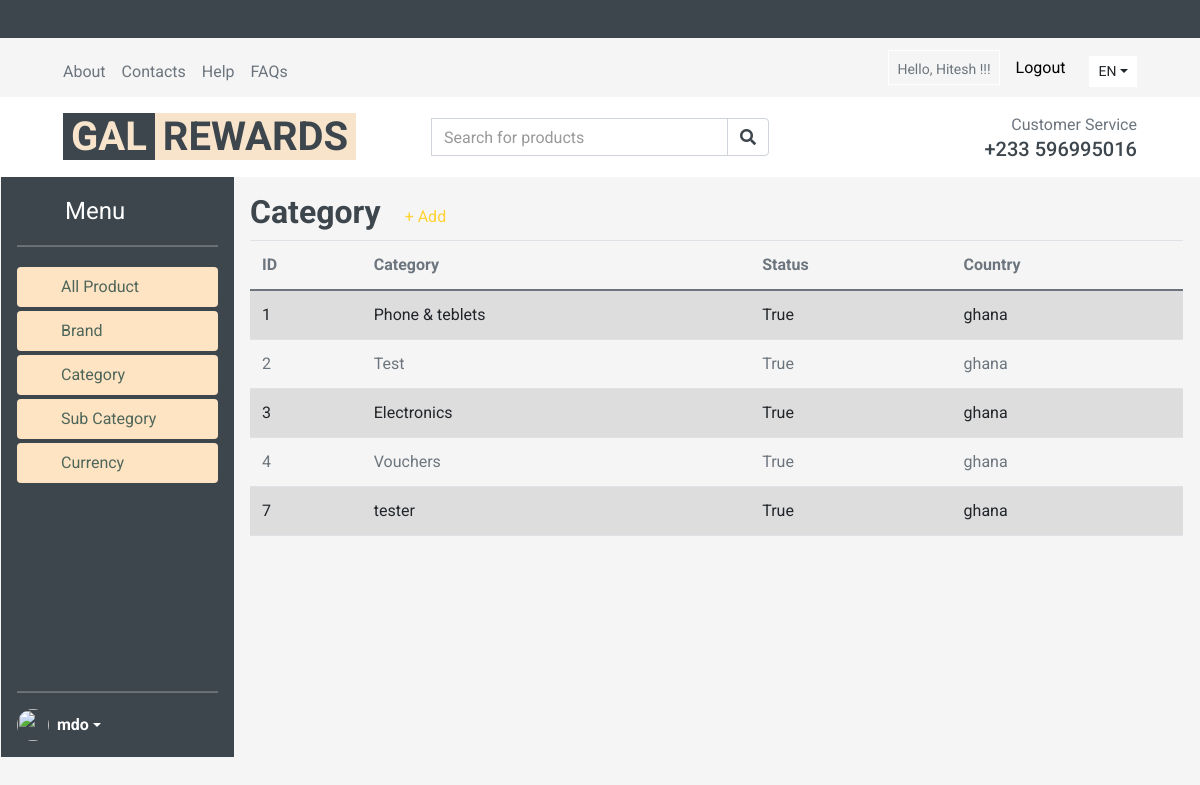
The page /adminCategory/ (signed in) on the database its author committed.
### Product/models.py (models this page shows, shortened)
class category(models.Model):
    category = models.CharField(max_length=30, unique=True)
    status = models.BooleanField(default=True)
    country = models.CharField(max_length=15,choices=COUNTRY_CHOOSE,default='ghana')

### my/views.py (the view)
# urls.py: path('adminCategory/',views.adminCategory,name="adminCategory"),
def adminCategory(request):
    allcat = category.objects.all()
    data={
        'allcat': allcat,
    }
    return render(request,'adminPanel/adminCategory.html',data)

### templates/adminPanel/adminCategory.html
{% include "adminPanel/adminHeader.html"%}
{% if user.is_authenticated %}
<div class="d-flex flex-column flex-shrink-0 p-3 col-md">
    <div class="d-flex align-items-center">
        <div class="d-inline-block">
        <h2 class="">Category</h2>
        </div>
        <div class="col-5 pl-4">
        <a href="{% url 'addCategory'%}">+ Add</a>
        </div>
    </div>
    <table class="table table-striped">
        <thead>
            <tr>
                <th scope="col">ID</th>
                <th scope="col">Category</th>
                <th scope="col">Status</th>
                <th scope="col">Country</th>
            </tr>
        </thead>
        <tbody>
           {% for n in allcat%}
            <tr>
                <td>{{n.id}}</td>
                <td>{{n.category}}</td>
                <td>{{n.status}}</td>
                <td>{{n.country}}</td>
            </tr>
            {%endfor%}
        </tbody>
    </table>
  </div>
{%endif%}
{% include "adminPanel/adminFooter.html" %}

### templates/adminPanel/adminHeader.html (shortened to what this page needs)
{% load static %}
<!DOCTYPE html>
<html lang="en">
<head>
    <link href="https://cdn.jsdelivr.net/npm/bootstrap@5.0.2/dist/css/bootstrap.min.css" rel="stylesheet">
    <link href="../assets/dist/css/bootstrap.min.css" rel="stylesheet">
     <link href="https://cdnjs.cloudflare.com/ajax/libs/font-awesome/5.10.0/css/all.min.css" rel="stylesheet">
     <link href="lib/animate/animate.min.css" rel="stylesheet">
     <link href="lib/owlcarousel/assets/owl.carousel.min.css" rel="stylesheet">
     <link rel="stylesheet" href="{% static 'css/style1.css' %}">
</head>
<body>
    <div class="text-center bg-dark text-light"> <h2>Admin Panel</h2></div>
    {% if user.is_authenticated %}
    <div class="container-fluid">
        <div class="row bg-secondary py-1 px-xl-5">
            <div class="col-lg-4 d-none d-lg-block">
                <div class="d-inline-flex align-items-center h-100">
                    <a class="text-body mr-3" href="">About</a>
                    <a class="text-body mr-3" href="">Contacts</a>
                    <a class="text-body mr-3" href="">Help</a>
                    <a class="text-body mr-3" href="">FAQs</a>
                </div>
            </div>
            <div class="col-lg-4 text-center text-lg-center">
            </div>
            <div class="col-lg-4 text-center text-lg-right">
                <div class="d-inline-flex align-items-center">
                    <div class="btn-group ">
                       <label class="btn btn-sm btn-light  --dark text-body mr-3 pt-2" style="color:black; background:transparent" >Hello, {{user.first_name}} !!!</label>
                    </div>
                   <div class="btn-group mr-4">
                    <label for="logout" >
                      <a href="{% url 'logout' %}" style="color: black;">Logout</a>
                    </label>
                   </div>
                    <div class="btn-group">
                        <button type="button" class="btn btn-sm btn-light dropdown-toggle" data-toggle="dropdown">EN</button>
                    </div>
                </div>
            </div>
        </div>
        <div class="row align-items-center bg-light py-3 px-xl-5 d-none d-lg-flex">
            <div class="col-lg-4">
                <a href="{%url 'adminHome' %}" class="text-decoration-none">
                    <span class="h1 text-uppercase bg-dark px-2" style="color: #f7e4cb;">GAL</span>
                    <span class="h1 text-uppercase text-dark px-2 ml-n1" style="background-color: #f7e4cb;">REWARDS</span>
                </a>
            </div>
            <div class="col-lg-4 col-6 text-left">
                <form action="" method="Post">
                    <div class="input-group">
                        <input type="text" class="form-control" placeholder="Search for products" name="serach">
                        <div class="input-group-append">
                            <span class="input-group-text bg-transparent text-dark">
                                <i class="fa fa-search"></i>
                            </span>
                        </div>
                    </div>
                </form>
            </div>
            <div class="col-lg-4 col-6 text-right">
                <p class="m-0">Customer Service</p>
                <h5 class="m-0">+233 596995016</h5>
            </div>
        </div>
    </div>
      <div class="row px-3">
    <div class="d-flex flex-column flex-shrink-0 p-3 text-white bg-dark col-" style="height: 580px; width:233px;">
        <a href="/" class="d-flex align-items-center mb-3 mb-md-0 me-md-auto text-white text-decoration-none">
          <svg class="bi me-2" width="40" height="32"><use xlink:href="#bootstrap"/></svg>
          <span class="fs-4">Menu</span>
        </a>
        <hr>
        <ul class="nav nav-pills flex-column mb-auto" >
          <li class="nav-item pt-1">
            <a href="{%url 'adminHome'%}" class="nav-link active" aria-current="page" style="background-color: bisque; color: #4E6659">
              <svg class="bi me-2" width="16" height="16"><use xlink:href="#home"/></svg>
              All Product
            </a>
          </li>
          <li class="nav-item pt-1" >
            <a href="{%url 'adminBrand'%}" class="nav-link active" aria-current="page" style="background-color: bisque; color: #4E6659">
              <svg class="bi me-2" width="16" height="16"><use xlink:href="#home"/></svg>
              Brand
            </a>
          </li>
          <li class="nav-item pt-1" >
            <a href="{%url 'adminCategory'%}" class="nav-link active" aria-current="page" style="background-color: bisque; color: #4E6659">
              <svg class="bi me-2" width="16" height="16"><use xlink:href="#home"/></svg>
              Category
            </a>
          </li>
          <li class="nav-item pt-1" >
            <a href="{%url 'adminSubCategory'%}" class="nav-link active" aria-current="page" style="background-color: bisque; color: #4E6659">
              <svg class="bi me-2" width="16" height="16"><use xlink:href="#home"/></svg>
              Sub Category
            </a>
          </li>
          <li class="nav-item pt-1" >
            <a href="{%url 'adminCurrency'%}" class="nav-link active" aria-current="page" style="background-color: bisque; color: #4E6659">
              <svg class="bi me-2" width="16" height="16"><use xlink:href="#home"/></svg>
              Currency
            </a>
          </li>
        </ul>
        <hr>
        <div class="dropdown">
          <a href="#" class="d-flex align-items-center text-white text-decoration-none dropdown-toggle" id="dropdownUser1" data-bs-toggle="dropdown" aria-expanded="false">
            <img src="" alt="" width="32" height="32" class="rounded-circle me-2">
            <strong>mdo</strong>
          </a>
        </div>
      </div>
      {% endif%}

### rows shown on the page
category: id "1", category "Phone & teblets", status "True", country "ghana"
category: id "2", category "Test", status "True", country "ghana"
category: id "3", category "Electronics", status "True", country "ghana"
category: id "4", category "Vouchers", status "True", country "ghana"
category: id "7", category "tester", status "True", country "ghana"

### other values the page prints
{{ user.first_name }} "Hitesh"
